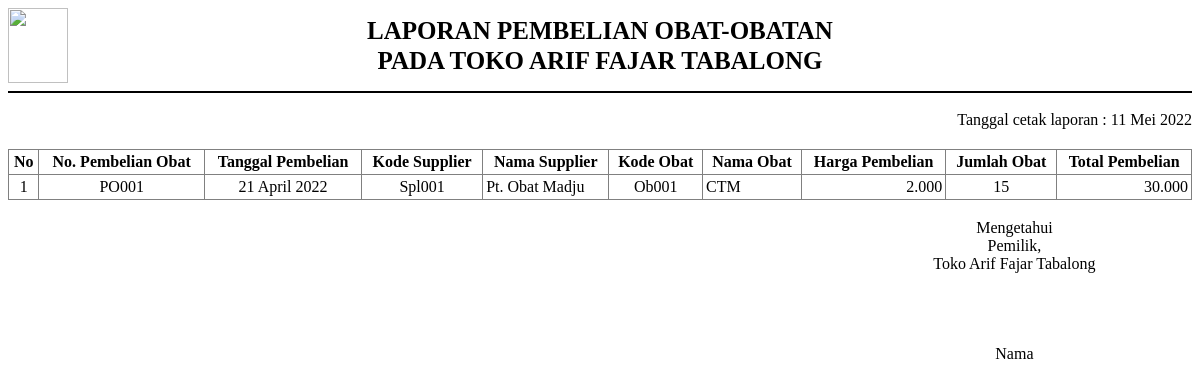
Before: /admin/laporan/pembelian-obat.php (signed in) with the older database file.
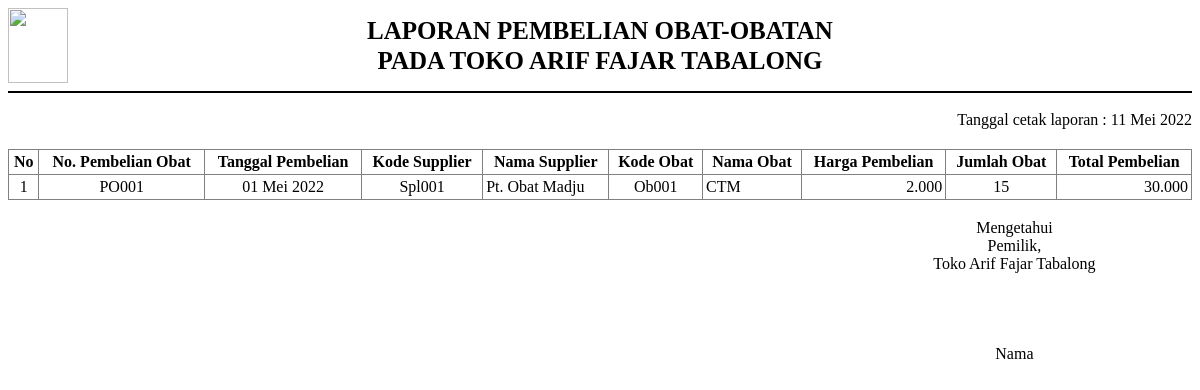
After: the same page with the newer database file.
### tables this page shows
CREATE TABLE `pembelian_obat`  (
  `no_pembelian_obat` varchar(20) NOT NULL,
  `tanggal_pembelian` date NULL DEFAULT NULL,
  `kode_supplier` varchar(20) NULL DEFAULT NULL,
  `nama_supplier` varchar(100) NULL DEFAULT NULL,
  `kode_obat` varchar(20) NULL DEFAULT NULL,
  `nama_obat` varchar(100) NULL DEFAULT NULL,
  `harga_pembelian` int(11) NULL DEFAULT NULL,
  `jumlah_obat` int(11) NULL DEFAULT NULL,
  PRIMARY KEY (`no_pembelian_obat`) USING BTREE
);

### config/config.php (called while the page is built, shortened)
<?php
function base_url($url = null)
{
    $base_url = "http://localhost/toko-logistik-obat";
    if ($url != null) {
        return $base_url . "/" . $url;
    } else {
        return $base_url;
    }
}
function tgl_indo($tanggal)
{
    $bulan = array(
        1 =>   'Januari',
        'Februari',
        'Maret',
        'April',
        'Mei',
        'Juni',
        'Juli',
        'Agustus',
        'September',
        'Oktober',
        'November',
        'Desember'
    );
    $pecahkan = explode('-', $tanggal);
    return $pecahkan[2] . ' ' . $bulan[(int) $pecahkan[1]] . ' ' . $pecahkan[0];
}
$no = 1;

### admin/laporan/pembelian-obat.php (the view, shortened to what this page needs)
<?php
require_once '../../config/config.php';
?>
<!DOCTYPE html>
<html lang="en">
<head>
</head>
<body>
    <div class="kop">
        <img src="<?= base_url('assets/img/drugstore-icon.png') ?>" width="60" height="75" alt="">
        LAPORAN PEMBELIAN OBAT-OBATAN <br>
        PADA TOKO ARIF FAJAR TABALONG
        <img src="<?= base_url('assets/img/blank.jpg') ?>" width="60" height="75" alt="">
    </div>
    <hr size="2" color="black">
    <div style="float: right; margin-bottom: 20px; margin-top: 10px;">
        Tanggal cetak laporan : <?= tgl_indo(date('Y-m-d')) ?>
    </div>
    <table border="1" cellpadding="3">
        <thead>
            <tr>
                <th>No</th>
                <th>No. Pembelian Obat</th>
                <th>Tanggal Pembelian</th>
                <th>Kode Supplier</th>
                <th>Nama Supplier</th>
                <th>Kode Obat</th>
                <th>Nama Obat</th>
                <th>Harga Pembelian</th>
                <th>Jumlah Obat</th>
                <th>Total Pembelian</th>
            </tr>
        </thead>
        <tbody>
            <?php
            $data = $koneksi->query("SELECT * FROM pembelian_obat ORDER BY no_pembelian_obat DESC");
            foreach ($data as $row) {
            ?>
                <tr align="center">
                    <td><?= $no++; ?></td>
                    <td><?= $row['no_pembelian_obat']; ?></td>
                    <td><?= tgl_indo($row['tanggal_pembelian']); ?></td>
                    <td><?= $row['kode_supplier']; ?></td>
                    <td align="left"><?= $row['nama_supplier']; ?></td>
                    <td><?= $row['kode_obat']; ?></td>
                    <td align="left"><?= $row['nama_obat']; ?></td>
                    <td align="right"><?= number_format($row['harga_pembelian'], 0, ',', '.'); ?></td>
                    <td><?= $row['jumlah_obat'] ?></td>
                    <td align="right"><?= number_format(($row['harga_pembelian'] * $row['jumlah_obat']), 0, ',', '.'); ?></td>
                </tr>
            <?php } ?>
        </tbody>
    </table>
    <br>
    <table border="0">
        <tr align="center">
            <td width="70%"></td>
            <td>
                Mengetahui <br>
                Pemilik, <br>
                Toko Arif Fajar Tabalong
                <br><br><br><br><br>
                Nama
            </td>
        </tr>
    </table>
</body>
</html>

Changed rows visible on the page:
changed pembelian_obat "PO001": tanggal_pembelian "21 April 2022" → "01 Mei 2022"
